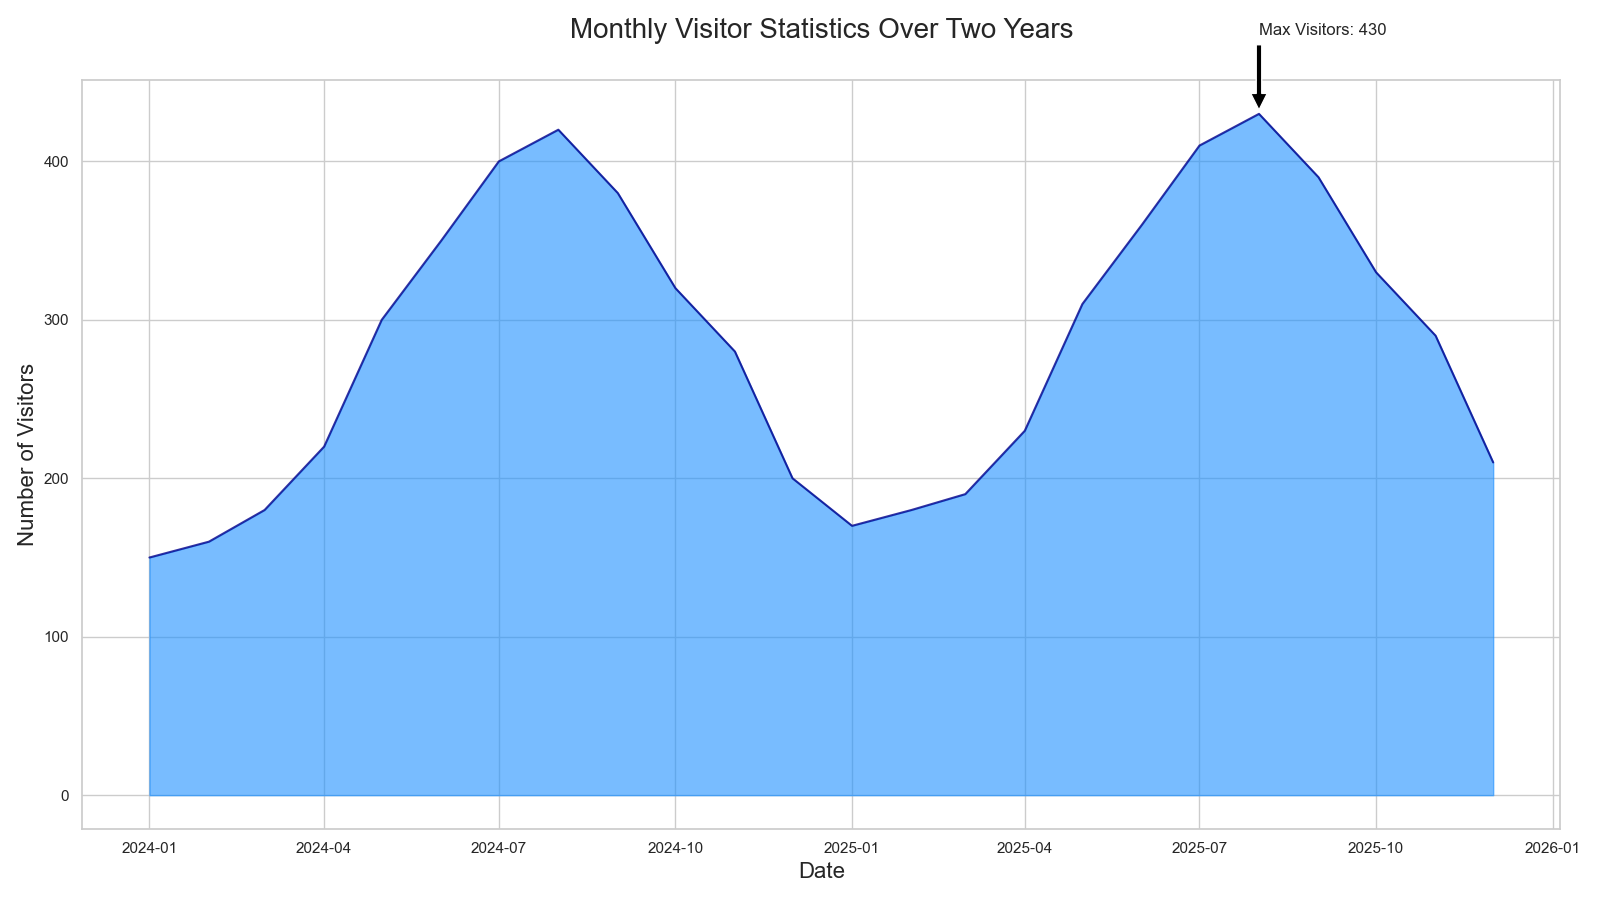

This figure's Python source:

import matplotlib.pyplot as plt
import pandas as pd

data = {
    'Date': pd.date_range(start='2024-01-01', periods=24, freq='MS'),
    'Visitors': [150, 160, 180, 220, 300, 350, 400, 420, 380, 320, 280, 200, 
                 170, 180, 190, 230, 310, 360, 410, 430, 390, 330, 290, 210]
}
df = pd.DataFrame(data)

plt.figure(figsize=(16, 9))
plt.fill_between(df['Date'], df['Visitors'], color='#1E90FF', alpha=0.6)
plt.plot(df['Date'], df['Visitors'], color='#00008B', alpha=0.8)

plt.title('Monthly Visitor Statistics Over Two Years', fontsize=20, pad=30)
plt.xlabel('Date', fontsize=16)
plt.ylabel('Number of Visitors', fontsize=16)

max_visitors = df['Visitors'].max()
max_date = df['Date'][df['Visitors'].idxmax()]
plt.annotate(f'Max Visitors: {max_visitors}', xy=(max_date, max_visitors), xytext=(max_date, max_visitors + 50),
             arrowprops=dict(facecolor='black', shrink=0.05))

plt.tight_layout()
plt.show()
